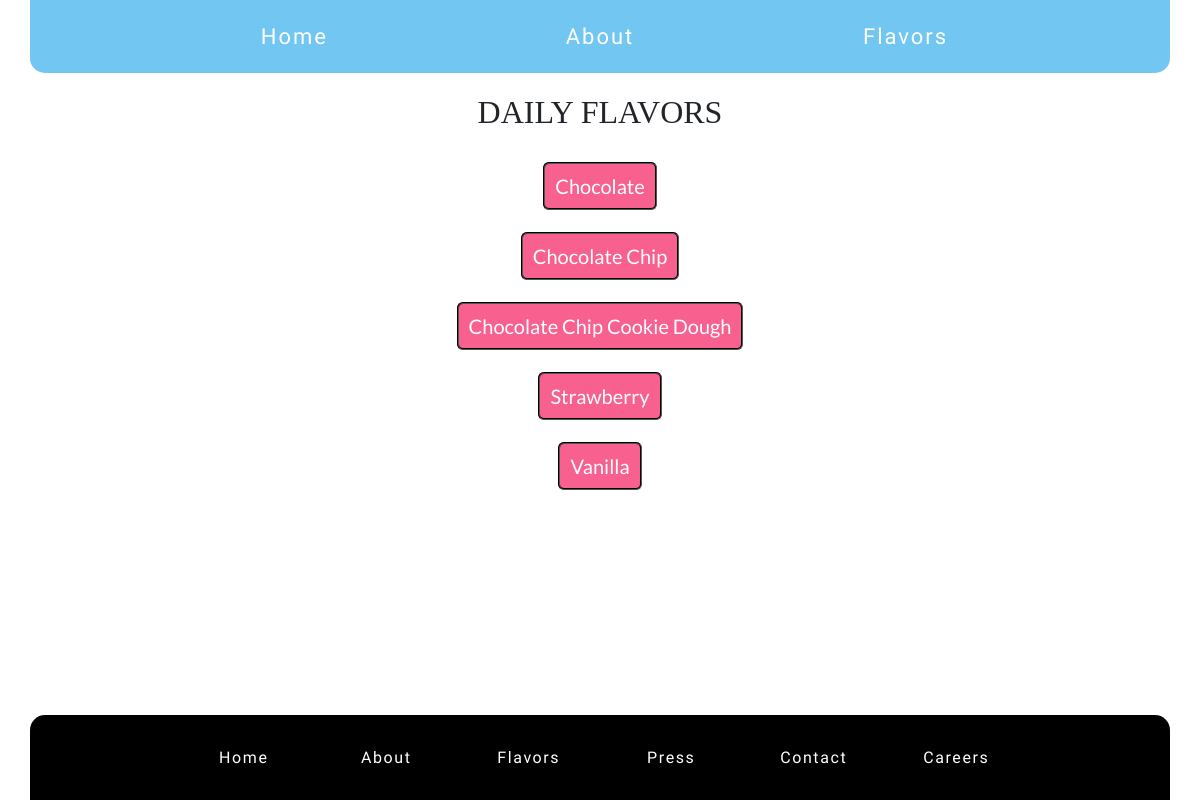
The page /icecream/daily_flavors/ on the database as committed earlier.
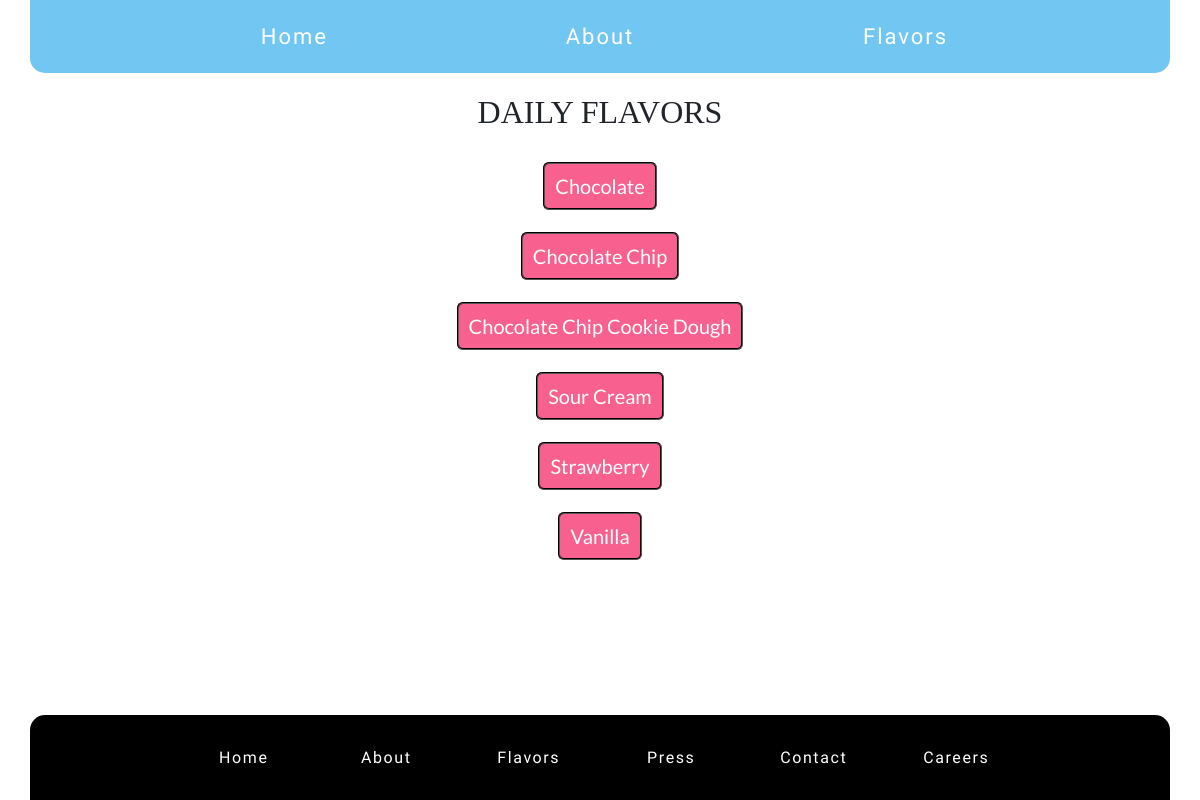
The same page on the database as committed later.
### icecream/models.py (models this page shows, shortened)
class Icecream(models.Model):
    flavor = models.CharField(max_length = 50)
    base = models.CharField(max_length = 11, choices=BASE)
    available = models.CharField(max_length=9, choices=AVAILABLE)
    Featured = models.BooleanField(choices=BOOL)
    date_churned = models.DateField(default=datetime.date.today)
    class Meta:
        ordering = ['flavor']

### icecream/views.py (the view)
# urls.py: path('daily_flavors/', views.DailyFlavorView.as_view(), name = 'daily_flavors'),
class DailyFlavorView(generic.ListView):
    template_name = 'icecream/daily_flavors.html'
    model = Icecream
    queryset = Icecream.objects.filter(available='Daily')

### icecream/templates/icecream/daily_flavors.html
{% extends 'icecream/index.html' %}
{% block content %}
<h2>DAILY FLAVORS</h2>
{% for icecream in object_list %}
<p class="flavor-list">
<a id='flavors' href="{% url 'icecream:detail' icecream.id %}" >{{icecream.flavor}}</a>
</p>
{% endfor %}
{% endblock content %}

Rows that differ between the two databases and show on the page:
added Icecream: flavor "Sour Cream"
